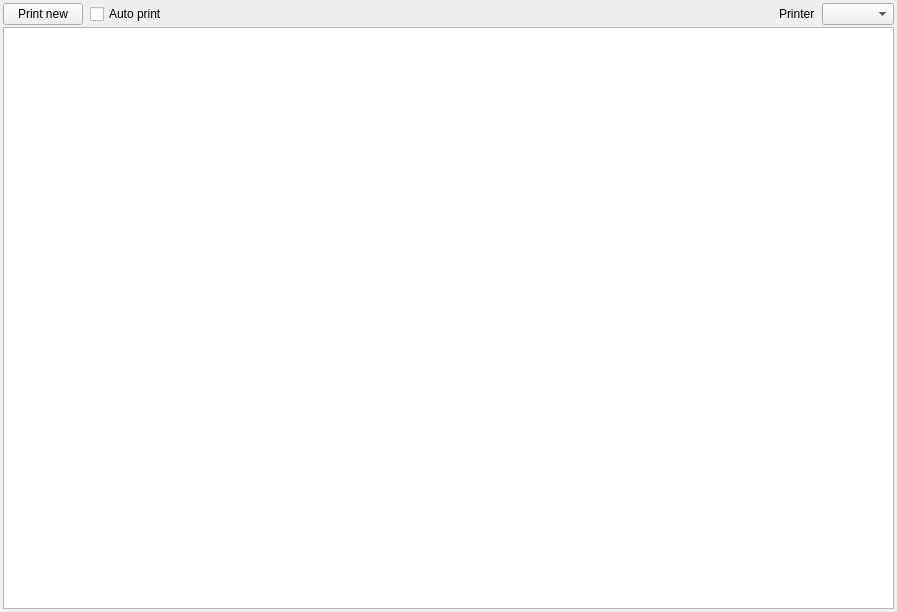
<?xml version="1.0" encoding="UTF-8"?>
<ui version="4.0">
 <class>RecipesWidget</class>
 <widget class="QWidget" name="RecipesWidget">
  <property name="geometry">
   <rect>
    <x>0</x>
    <y>0</y>
    <width>897</width>
    <height>612</height>
   </rect>
  </property>
  <property name="windowTitle">
   <string>Form</string>
  </property>
  <layout class="QVBoxLayout" name="verticalLayout">
   <property name="spacing">
    <number>1</number>
   </property>
   <property name="leftMargin">
    <number>3</number>
   </property>
   <property name="topMargin">
    <number>3</number>
   </property>
   <property name="rightMargin">
    <number>3</number>
   </property>
   <property name="bottomMargin">
    <number>3</number>
   </property>
   <item>
    <layout class="QHBoxLayout" name="horizontalLayout">
     <property name="spacing">
      <number>7</number>
     </property>
     <item>
      <widget class="QPushButton" name="btPrintNew">
       <property name="text">
        <string>Print new</string>
       </property>
      </widget>
     </item>
     <item>
      <widget class="QCheckBox" name="chkAutoPrint">
       <property name="text">
        <string>Auto print</string>
       </property>
      </widget>
     </item>
     <item>
      <spacer name="horizontalSpacer">
       <property name="orientation">
        <enum>Qt::Horizontal</enum>
       </property>
       <property name="sizeHint" stdset="0">
        <size>
         <width>40</width>
         <height>20</height>
        </size>
       </property>
      </spacer>
     </item>
     <item>
      <widget class="QLabel" name="label">
       <property name="text">
        <string>Printer</string>
       </property>
      </widget>
     </item>
     <item>
      <widget class="QComboBox" name="cbxPrinters"/>
     </item>
    </layout>
   </item>
   <item>
    <widget class="qf::qmlwidgets::TableViewToolBar" name="tblPrintJobsTB" native="true"/>
   </item>
   <item>
    <widget class="qf::qmlwidgets::TableView" name="tblCards"/>
   </item>
  </layout>
 </widget>
 <customwidgets>
  <customwidget>
   <class>qf::qmlwidgets::TableView</class>
   <extends>QTableView</extends>
   <header location="global">qf/qmlwidgets/tableview.h</header>
  </customwidget>
  <customwidget>
   <class>qf::qmlwidgets::TableViewToolBar</class>
   <extends>QWidget</extends>
   <header location="global">qf/qmlwidgets/tableviewtoolbar.h</header>
   <container>1</container>
  </customwidget>
 </customwidgets>
 <resources/>
 <connections/>
</ui>
